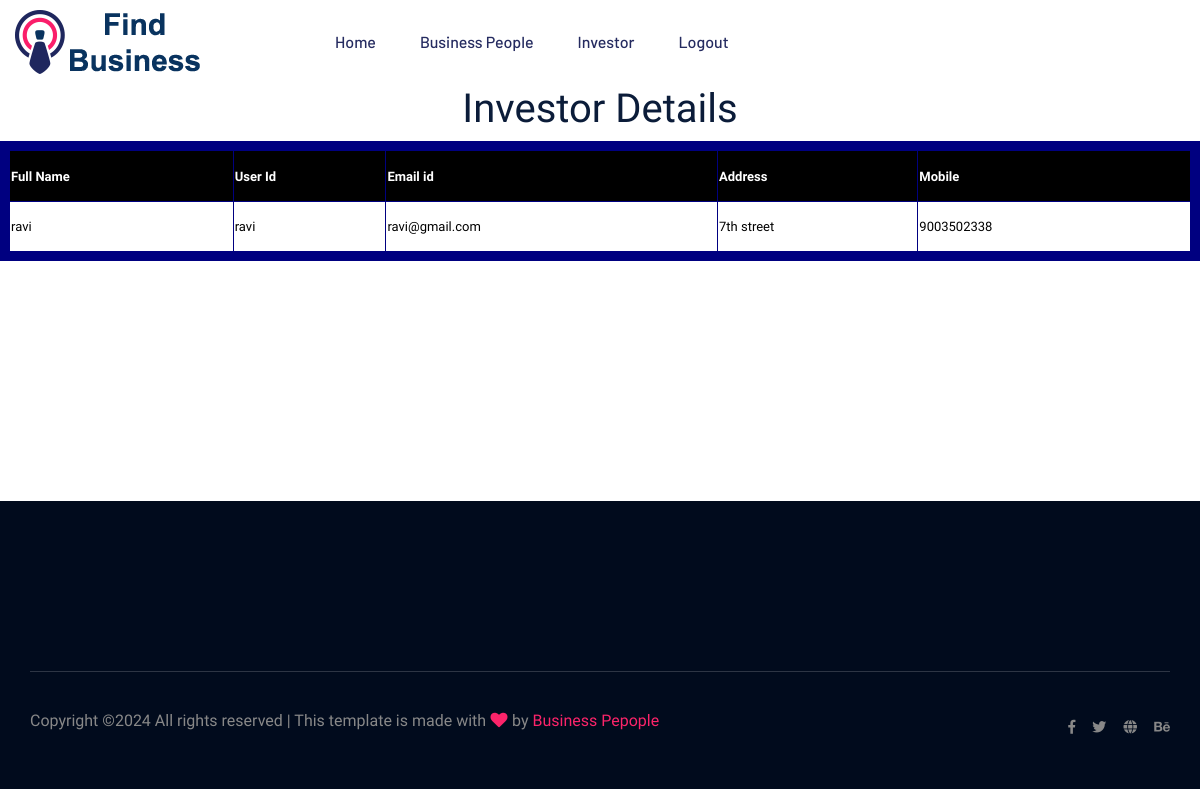
/Viewinvestor.php, run on the app's committed database.
### tables this page shows
CREATE TABLE IF NOT EXISTS `investor` (
  `fname` varchar(100) NOT NULL,
  `Uid` varchar(100) NOT NULL,
  `Pwd` varchar(100) NOT NULL,
  `email_id` varchar(100) NOT NULL,
  `address` varchar(100) NOT NULL,
  `mobile` varchar(100) NOT NULL
);

### Viewinvestor.php (the view, shortened to what this page needs)
<?php
include('Adminheader.php');
?>
<body>
<div align="center">
<form action="" name="register"  id="register" method="post">
<h1>Investor Details</h1>
	<table border="2" cellspacing="6" class="displaycontent" width="1200" height="120" style="border:10px solid #000080;" align="center">
	<tr>
			<th bgcolor=Black><font color=white size=2>Full Name</font></th>
			<th bgcolor=Black><font color=white size=2>User Id</font></th>
			<th bgcolor=Black><font color=white size=2>Email id</font></th>
			<th bgcolor=Black><font color=white size=2>Address</font></th>
			<th bgcolor=Black><font color=white size=2>Mobile</font></th>
	</tr>
	<?php
	$query = "select * from investor";
	$result = mysql_query($query) or die(mysql_error());
	while($row = mysql_fetch_assoc($result))
		{
 ?>
	<tr>
		<td bgcolor=white><font color=#000000 size=2><?php echo $row['fname']; ?></font></td>
		<td bgcolor=white><font color=#000000 size=2><?php echo $row['Uid']; ?></font></td>
		<td bgcolor=white><font color=#000000 size=2><?php echo $row['email_id']; ?></font></td>
		<td bgcolor=white><font color=#000000 size=2><?php echo $row['address']; ?></font></td>
		<td bgcolor=white><font color=#000000 size=2><?php echo $row['mobile']; ?></font></td>
	</tr>
	<?php }  ?>
	</table>
	<br>
	</form>
</div>
<?php
include('footer.php');
?>
	</body>

### data on the page
investor: fname "ravi", Uid "ravi", email "ravi@gmail.com", address "7th street", mobile "9003502338"
